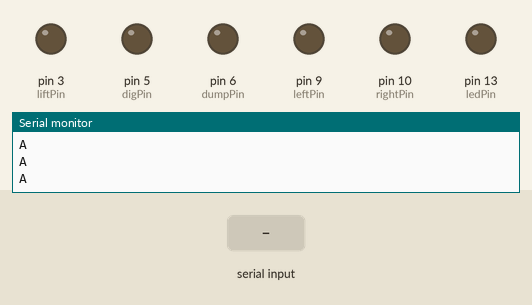
Simulated run of this sketch. Board: Arduino Uno, built with avr-gcc and run on an emulated ATmega328P. On the bench: output pins drawn as LEDs (lit = HIGH), the last lines printed to the serial monitor. Inputs (shaded band) come from the test bench.

Above: at 1.0 s.
1.1 s: "<90,45>" received over Serial
At 2.4 s:
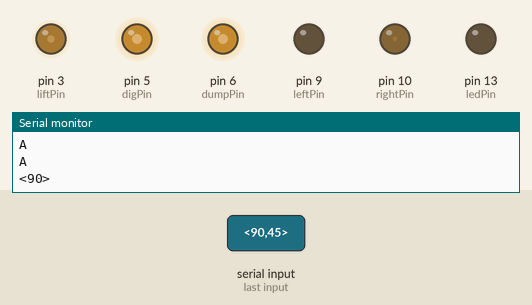
2.7 s: "<30,150>" received over Serial
At 3.9 s:
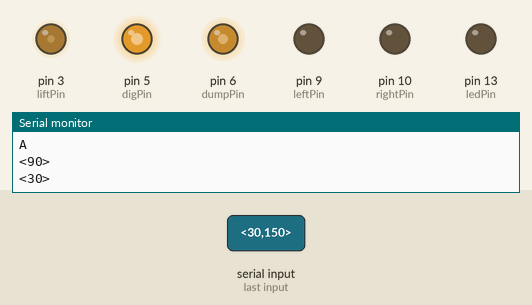
4.2 s: "<5>" received over Serial
At 5.0 s:
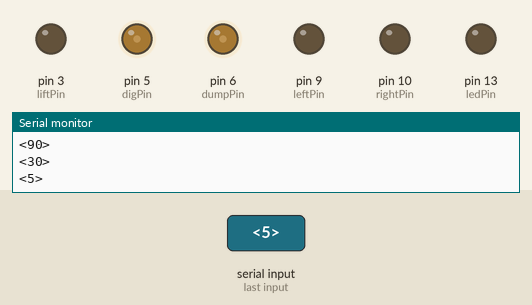
5.7 s: "<200>" received over Serial
At 6.2 s:
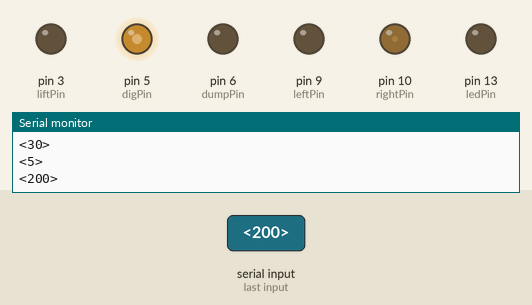
7.2 s: "<90>" received over Serial
At 8.5 s:
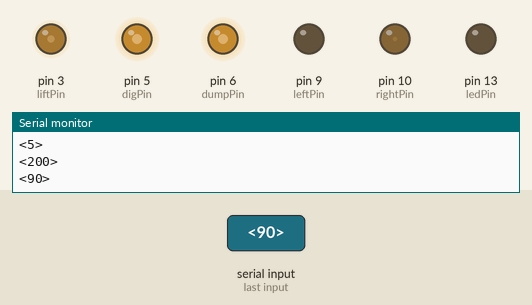
Timing chart, 0 to 9.7 s (numbered marks = the images above; inputs shaded):
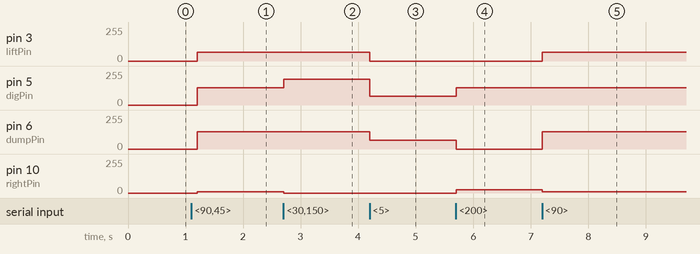

Measured:
- after the input at 1.1 s, pin 3 (liftPin): 0/255 → 64/255 after 0.10 s; pin 5 (digPin), pin 6 (dumpPin): 0/255 → 128/255 after 0.10 s; pin 10 (rightPin): 0/255 → 8/255 after 0.10 s
- after the input at 2.7 s, pin 5 (digPin): 128/255 → 192/255 at once; pin 10 (rightPin): 8/255 → 0/255 at once
- after the input at 4.2 s, pin 3 (liftPin): 64/255 → 0/255 at once; pin 5 (digPin): 192/255 → 64/255 at once; pin 6 (dumpPin): 128/255 → 64/255 at once
- after the input at 5.7 s, pin 5 (digPin): 64/255 → 128/255 at once; pin 6 (dumpPin): 64/255 → 0/255 at once; pin 10 (rightPin): 0/255 → 24/255 at once
- after the input at 7.2 s, pin 3 (liftPin): 0/255 → 64/255 at once; pin 6 (dumpPin): 0/255 → 128/255 at once; pin 10 (rightPin): 24/255 → 8/255 at once

The sketch:

Transmitter.ino
```cpp
char val; // Data received from the serial port
boolean ledState = LOW; //to toggle our LED
const int leftPin = 9; //Led to Arduino pin 3 (PWM)
const int rightPin = 10; //Led to Arduino pin 3 (PWM)
const int liftPin = 3;
const int digPin = 5;
const int dumpPin = 6;
const int ledPin = 13;
int count;
bool started= false;//True: Message is strated
bool ended  = false;//True: Message is finished
char incomingByte ; //Variable to store the incoming byte
char msg[5];    //Message - array from 0 to 3 (4 values - PWM - e.g. 0240)
byte index;     //Index of array
void setup()
{

  pinMode(leftPin, OUTPUT);
  pinMode(rightPin, OUTPUT);
  pinMode(ledPin, OUTPUT);
  pinMode(digPin, OUTPUT);
  pinMode(dumpPin, OUTPUT);
  pinMode(liftPin, OUTPUT);
  //initialize serial communications at a 9600 baud rate
  Serial.begin(9600);
  establishContact();  // send a byte to establish contact until receiver responds
}

void loop()
{

  while (Serial.available()>0){
    incomingByte = Serial.read();
    if(incomingByte == '<'){
     started = true;
     index = 0;
     msg[index] = '\0'; // Throw away any incomplete packet
   }
   else if(incomingByte == '>'){
     ended = true;
     break; // Done reading - exit from while loop!
   }
   else{
     if(index < 5){
       msg[index] = incomingByte; // Add char to array
       index++;
       msg[index] = '\0'; // Add NULL to end
     }
   }
 }

 if(started && ended)
 {
    int value = atoi(msg);
    int leftval = (value >> 8) & 0xF8;
    int rightval = (value >> 3) & 0xF8;
    int dumpval = (value << 6) & 0xC0;
    int digval = (value << 4) & 0xC0;
    int liftval = (value << 2) & 0xC0;
    analogWrite(leftPin, (int)leftval);
    analogWrite(rightPin, (int)rightval);
    analogWrite(dumpPin, dumpval);
    analogWrite(digPin, digval);
    analogWrite(liftPin, liftval);
    Serial.print('<'); //Only for debugging
    Serial.print(value); //Only for debugging
    Serial.println('>'); //Only for debugging
//    Serial.print('\t'); //Only for debugging
//    Serial.print(leftval); //Only for debugging
//    Serial.print('\t'); //Only for debugging
//    Serial.println(rightval); //Only for debugging

   index = 0;
   msg[index] = '\0';
   started = false;
   ended = false;
 }
//  delay(100);
}

//{
//  if (Serial.available() > 0) { // If data is available to read,
//    val = Serial.read(); // read it and store it in val
//    if(val == '<'){
//      started = true;
//      index = 0;
//      msg[index] = '\0';
//    }
//
//    if(val == '1') //if we get a 1
//    {
//       ledState = !ledState; //flip the ledState
//       digitalWrite(ledPin, ledState);
//       count+=100;
//    }
//    delay(100);
//  }
//    else {
////    Serial.print("Hello, world!"); //send back a hello world
//    Serial.print("<");
//    Serial.print(count);
//    Serial.println(">");
//    delay(50);
//    }
//}

void establishContact() {
  while (Serial.available() <= 0) {
  Serial.println("A");   // send a capital A
  delay(300);
  }
}
```
